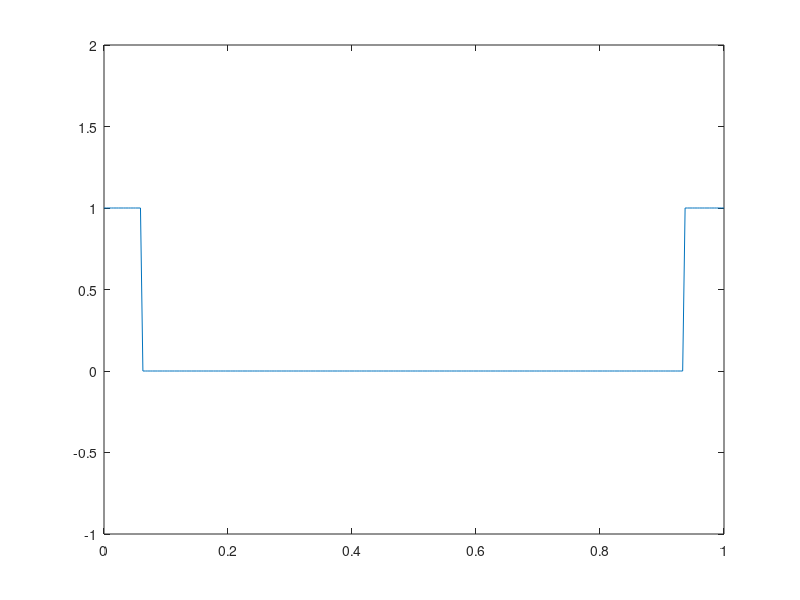
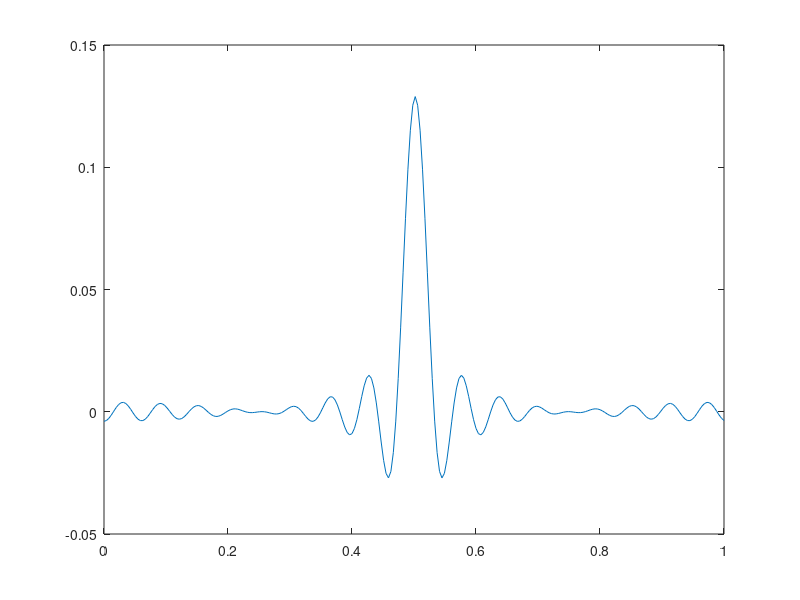
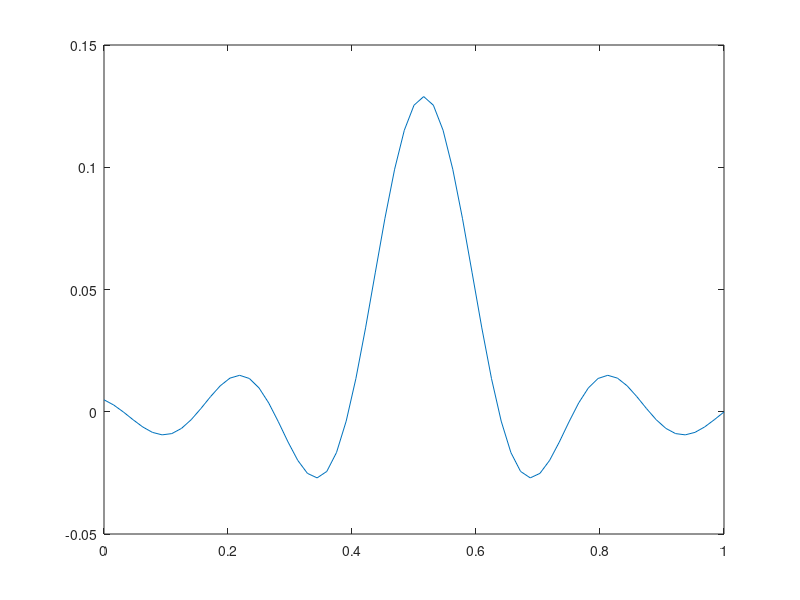
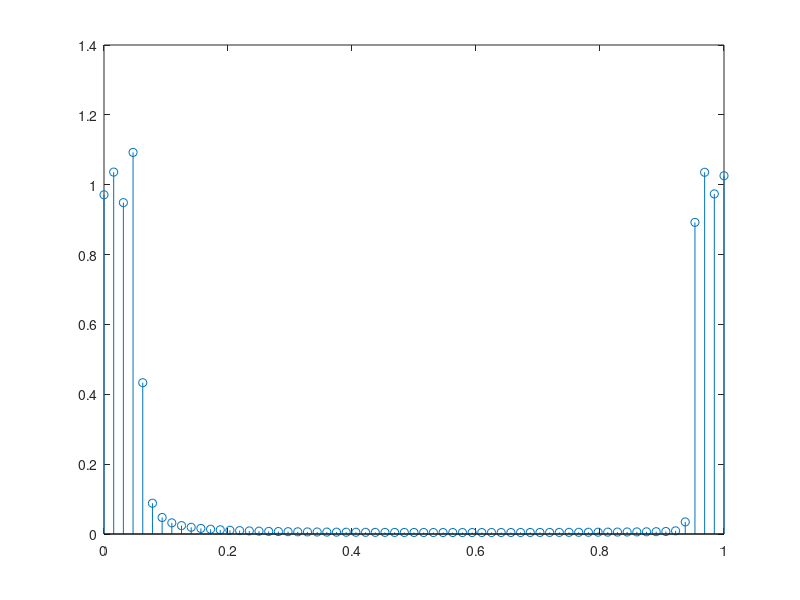

These charts were generated, in order, by the following MATLAB code:
# Procesarea semnalelor
# Laborator 9

close all; clear all;

# 1
N = 256;
fs = N;
cutoff = fs/16;
t = linspace(0, 1, fs);

filter = zeros(1, N);
filter(1:fs/16) = 1;
filter(N - fs/16 : N) = 1;

figure 1
plot(t, filter);
ylim([-1,2])

# 1
hk = ifftshift(ifft(filter));
figure 2
plot(t, hk);
# ylim([-1,2])

# 2
max = N/2;
L = 65;

t = linspace(0, 1, L);
hk_selected = hk(max - 32: max + 32);
figure 3
plot(t, hk_selected);

# 3
sq = ones(1, L);
hk_selected_sq = hk_selected .* sq;
hk_selected_sq_fft = fft(hk_selected);
figure 4
tt = linspace(0, 1, L);
stem(tt, abs(hk_selected_sq_fft));

#4
blkman = blackman(L);
blkman = blkman';
hk_selected_blk = hk_selected .* blkman;
hk_selected_blk_fft = fft(hk_selected_blk);

figure 5;
stem(tt, abs(hk_selected_blk_fft));

#5
N = 64;
fs = 64000; # 64KHz
freq = 3000; # 3KHz
t = linspace(0, fs, N);
s = sin(2 * pi * freq * t);

figure 6;
s_conv = conv(s, hk_selected_blk);
plot(linspace(0, 1, 128), s_conv);
